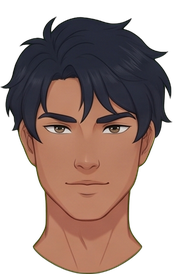
#> input picture Assets/StoryContent/Resources/Characters/LEO/rig/head.png, 175 x 274 px, found by its file name; its folder holds 3 pictures in this run
$ python place.py
#> lines starting #> are read from the running program, lines starting #| are printed output that depends on the picture; after the words box and inside, x2 and y2 are one past the last pixel; in counts of white or black regions, pixels touching at a corner belong together
import numpy as np, glob, json, os
from PIL import Image
from scipy.signal import fftconvolve
D=4; S={'PLAYER':0.70,'LEO':0.70,'MAYA':0.69}
out={}
for cid in ['MAYA','LEO','PLAYER']:
    head=Image.open(f'../proc2/out2/{cid}/head.png'); s=S[cid]
#> further down, head is the input picture: PIL image 175x274 RGBA; mean R, G, B, A 71.1, 52.1, 46.2, 155.1
    hs=head.resize((int(head.width*s),int(head.height*s)),Image.BILINEAR)
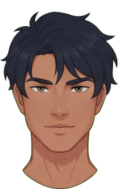
#> hs: PIL image 120x189 RGBA; mean R, G, B, A 71.7, 52.8, 46.3, 155.1; transparent parts drawn white
    keep=int(hs.height*0.80); M=(np.asarray(hs)[:keep,:,3]>128)[::D,::D].astype(np.float32)
#> after `keep = int(hs.height * 0.8)`: keep = 151
#> after `M = (np.asarray(hs)[:keep, :, 3] > 128)[::D, ::D].astype(np.float32)`:
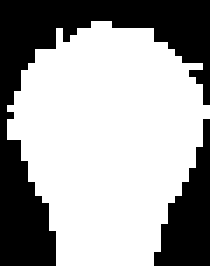
#> M: shape (38, 30) float32 (shown 7 times larger); values 0 (black) and 1 (white), 63.8% white; 2 black regions, box (x1, y1, x2, y2) and area: (0, 0, 30, 38) 322, (22, 17, 30, 38) 91
    for f in sorted(glob.glob(f'out/{cid}/*.png')):
        n=os.path.basename(f)[:-4]
        if n.startswith('walk'): continue
        P=np.asarray(Image.open(f))[...,3]>128; ys=np.where(P.any(1))[0]; y0,y1=ys[0],ys[-1]
        top=P[y0:y0+int(0.26*(y1-y0))][::D,::D].astype(np.float32)
        inter=fftconvolve(top,M[::-1,::-1],mode='valid'); iou=inter/(M.sum()+top.sum()-inter+1e-6)
        iou[12:]=0  # head sits at the top of the figure
        j=np.unravel_index(np.argmax(iou),iou.shape)
        out.setdefault(cid,{})[n]=dict(x=int(j[1]*D),y=int(y0+j[0]*D),s=s,iou=round(float(iou[j]),3),y1=int(y1))
#> (the run stopped early here; a loop or call above may not have finished)
